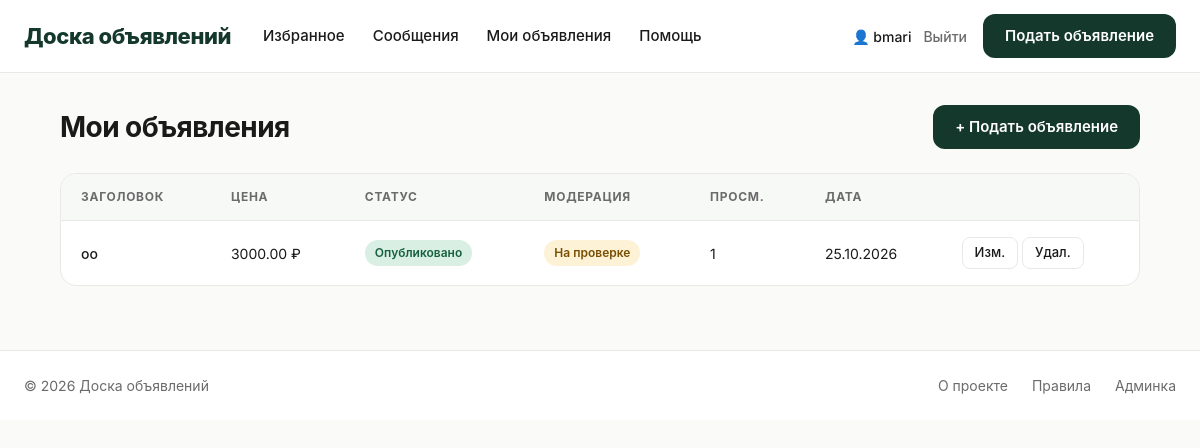
The app's page /my/ (signed in), older data.
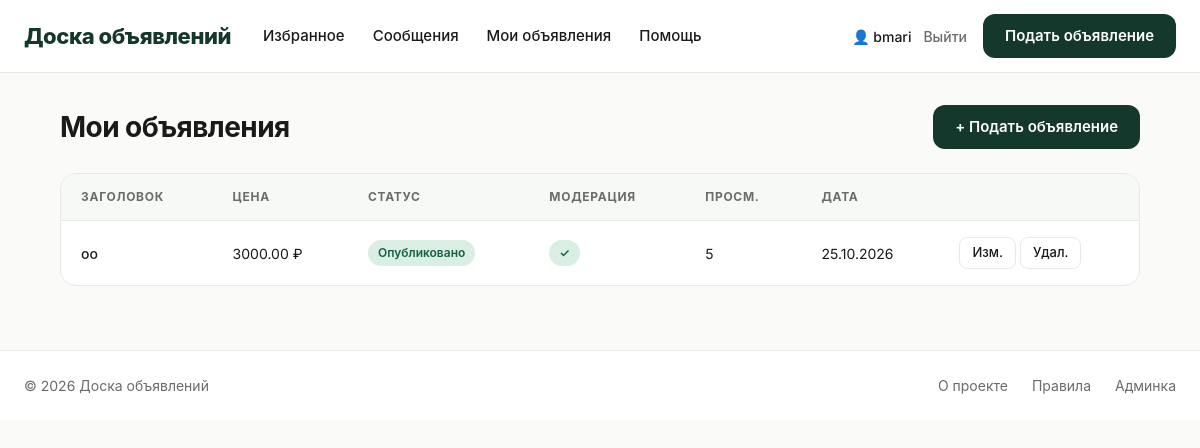
The same page, newer data.
### ads/models.py (models this page shows, shortened)
class Ad(models.Model):
    STATUS_CHOICES = [
        ('draft', 'Черновик'),
        ('published', 'Опубликовано'),
        ('archived', 'В архиве'),
    ]
    title = models.CharField('Заголовок', max_length=200)
    slug = models.SlugField('URL', max_length=220, unique=True, blank=True, allow_unicode=True)
    description = models.TextField('Описание')
    price = models.DecimalField('Цена', max_digits=12, decimal_places=2)
    image = models.ImageField('Изображение', upload_to='ads/%Y/%m/', blank=True, null=True)
    category = models.ForeignKey(
        Category, on_delete=models.SET_NULL, null=True, blank=True,
        related_name='ads', verbose_name='Категория'
    )
    author = models.ForeignKey(
        User, on_delete=models.CASCADE, related_name='ads', verbose_name='Автор'
    )
    phone = models.CharField('Телефон', max_length=20)
    city = models.CharField('Город', max_length=100)
    status = models.CharField('Статус', max_length=20, choices=STATUS_CHOICES, default='published')
    is_moderated = models.BooleanField('Проверено модератором', default=False)
    views = models.PositiveIntegerField('Просмотры', default=0)
    created_at = models.DateTimeField('Создано', auto_now_add=True)
    updated_at = models.DateTimeField('Обновлено', auto_now=True)
    objects = AdQuerySet.as_manager()
    class Meta:
        verbose_name = 'Объявление'
        verbose_name_plural = 'Объявления'
        ordering = ['-created_at']
        indexes = [
            models.Index(fields=['-created_at']),
            models.Index(fields=['status', 'is_moderated']),
        ]
    def get_absolute_url(self):
        return reverse('ads:ad_detail', kwargs={'slug': self.slug})

### ads/views.py (the view)
# urls.py: path('my/', views.my_ads, name='my_ads'),
@login_required
def my_ads(request):
    ads = (
        Ad.objects
        .filter(author=request.user)
        .select_related('category')
        .order_by('-created_at')
    )
    return render(request, 'ads/my_ads.html', {'ads': ads})

### ads/context_processors.py (called while the page is built)
def counters(request):
    if not request.user.is_authenticated:
        return {}
    return {
        'favorites_count': Favorite.objects.filter(user=request.user).count(),
        'unread_messages_count': Message.objects.filter(
            recipient=request.user, is_read=False
        ).count(),
    }

### templates/ads/my_ads.html
{% extends 'base.html' %}
{% block content %}
<div class="container">
    <div class="my-ads-page">
        <div class="my-ads-head">
            <h1>Мои объявления</h1>
            <a href="{% url 'ads:ad_create' %}" class="btn-primary">+ Подать объявление</a>
        </div>
        <div class="ads-table-wrap">
            <table class="ads-table">
                <thead>
                    <tr>
                        <th>Заголовок</th>
                        <th>Цена</th>
                        <th>Статус</th>
                        <th>Модерация</th>
                        <th>Просм.</th>
                        <th>Дата</th>
                        <th></th>
                    </tr>
                </thead>
                <tbody>
                {% for ad in ads %}
                    <tr>
                        <td><a href="{{ ad.get_absolute_url }}">{{ ad.title }}</a></td>
                        <td>{{ ad.price }} ₽</td>
                        <td>
                            {% if ad.status == 'published' %}<span class="status-badge status-published">Опубликовано</span>
                            {% elif ad.status == 'draft' %}<span class="status-badge status-draft">Черновик</span>
                            {% else %}<span class="status-badge status-archived">В архиве</span>{% endif %}
                        </td>
                        <td>
                            {% if ad.is_moderated %}<span class="status-badge status-approved">✓</span>
                            {% else %}<span class="status-badge status-pending">На проверке</span>{% endif %}
                        </td>
                        <td>{{ ad.views }}</td>
                        <td>{{ ad.created_at|date:"d.m.Y" }}</td>
                        <td class="text-nowrap">
                            <a href="{% url 'ads:ad_edit' ad.slug %}" class="btn-sm">Изм.</a>
                            <a href="{% url 'ads:ad_delete' ad.slug %}" class="btn-sm danger">Удал.</a>
                        </td>
                    </tr>
                {% empty %}
                    <tr><td colspan="7" style="text-align:center;padding:40px;color:#9a9a9a;">Объявлений пока нет</td></tr>
                {% endfor %}
                </tbody>
            </table>
        </div>
    </div>
</div>
{% endblock %}

Row changes from the older to the newer data that the page shows:
changed Ad "оо": views "1" → "5"; is_moderated "На проверке" → "✓"
